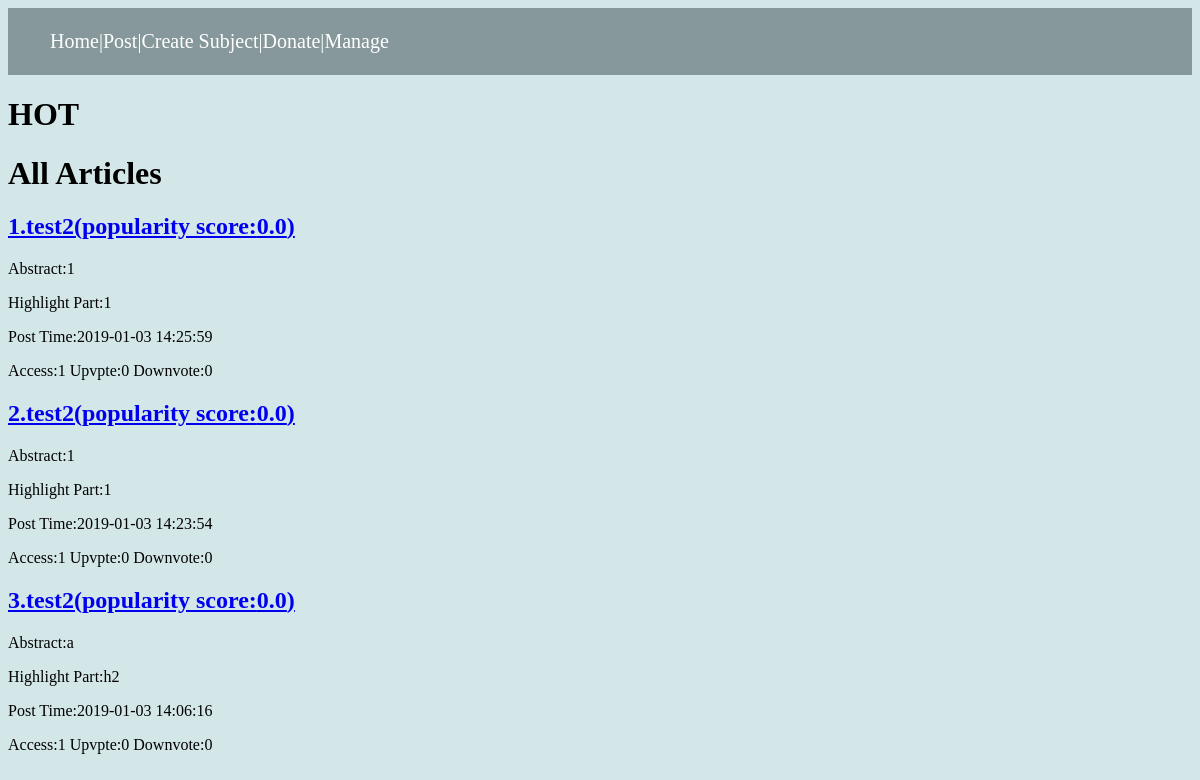
/subject/3, run on an earlier commit of the app's database.
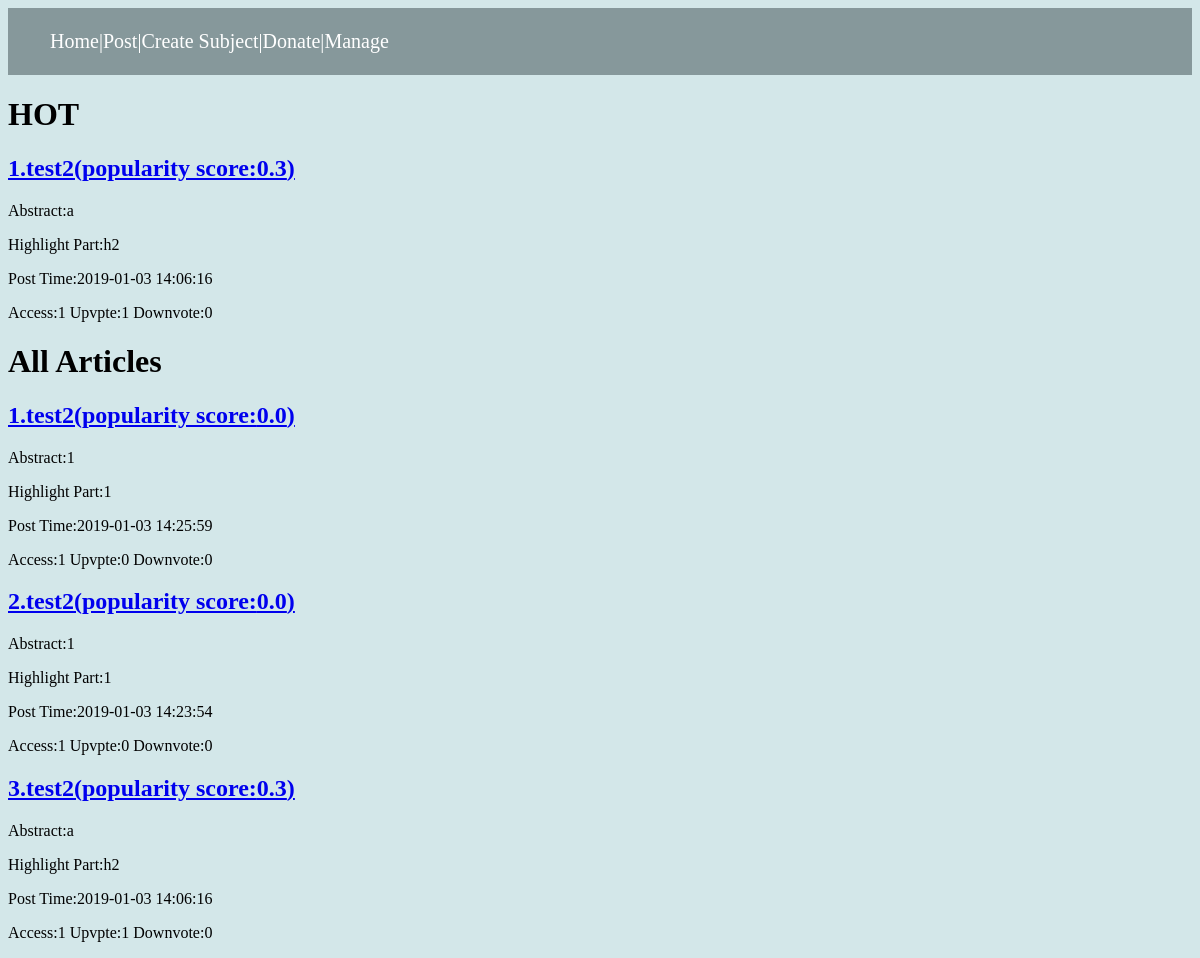
And on a later commit of the database.
### model.py (models this page shows, shortened)
class Article(db.Model):
    __tablename__ = 'article'
    id = db.Column(db.Integer,primary_key=True)
    title = db.Column(db.Text)
    user_id = db.Column(db.Text,db.ForeignKey('user.id'))
    subject_id = db.Column(db.Integer,db.ForeignKey('subject.id'))
    abstract = db.Column(db.Text)
    highlight_part = db.Column(db.Text)
    postTime = db.Column(db.Text)
    accessNum = db.Column(db.Integer,default=0)
    commentNum = db.Column(db.Integer,default=0)
    upvoteNum = db.Column(db.Integer,default=0)
    downvoteNum = db.Column(db.Integer,default=0)
    hided = db.Column(db.Integer,default=0)
    dl_link = db.Column(db.Text)
    comments = db.relationship('Comment')
    user = db.relationship('User', lazy='subquery')

### app.py (the view)
@app.route('/subject/<subject_id>')
def subject(subject_id):
    subject = subjectService.find_by_id(subject_id)
    articles = articleService.find_by_subject(subject.id)
    articles.reverse()
    particles = []
    for article in articles:
        if article.hided==1:
            articles.remove(article)
            continue
        article.score=articleService.calPopularity(article)
        if article.score>=0.3 :
            particles.append(article)
    particles.sort(key=lambda item: item.score, reverse=True)
    return render_template('subject.html',subject=subject,articles = articles,particles=particles)

### app.py (called while the page is built)
@app.before_request
def before_request():
    addr = request.remote_addr
    ip = ipService.find_ip_by_ip(addr)
    if ip is None:
        ip = IP(addr=addr, is_blocked=0)
        ipService.insert(ip)
    elif ip.is_blocked == 1:
        os.abort(403)

### services.py (called while the page is built)
    def find_by_id(self,id):
        subject = Subject.query.filter_by(id=id).first()
        return subject

    def calPopularity(self,article):
        return article.upvoteNum/max((article.upvoteNum+article.downvoteNum),1)*(article.accessNum*0.3+article.commentNum*0.7)

    def find_by_subject(self,subject_id):
        articles = Article.query.filter_by(subject_id=subject_id).all()
        return articles

    def find_ip_by_ip(self,addr):
        ip = IP.query.filter_by(addr=addr).first()
        return ip

### templates/subject.html (shortened to what this page needs)
{% extends "base.html" %}
{% block content %}
<div class="particles">
    <h1>HOT</h1>
{% for article in particles %}
          <h2><a href="/article/{{ article.id }}"> {{ loop.index }}.{{ article.title }}(popularity score:{{ article.score }})</a></h2>
            <p>Abstract:{{ article.abstract }}</p>
            <p>Highlight Part:{{ article.highlight_part }}</p>
            <p>Post Time:{{ article.postTime }}</p>
            <p>Access:{{ article.accessNum }} Upvpte:{{ article.upvoteNum }} Downvote:{{ article.downvoteNum }}</p>
        {% endfor %}
</div>
<div class="articles">
    <h1>All Articles</h1>
        {% for article in articles %}
            <h2><a href="/article/{{ article.id }}"> {{ loop.index }}.{{ article.title }}(popularity score:{{ article.score }})</a></h2>
            <p>Abstract:{{ article.abstract }}</p>
            <p>Highlight Part:{{ article.highlight_part }}</p>
            <p>Post Time:{{ article.postTime }}</p>
            <p>Access:{{ article.accessNum }} Upvpte:{{ article.upvoteNum }} Downvote:{{ article.downvoteNum }}</p>
        {% endfor %}
 </div>
{% endblock %}

What changed in the data, as far as the page shows it:
now on one of the page's lists (row edited): Article: title "test2", abstract "a", highlight_part "h2", postTime "2019-01-03 14:06:16", accessNum "1", upvoteNum "1", downvoteNum "0"
changed Article (number 1 of 3 on the later page): score "0.0" → "0.3"; upvoteNum "0" → "1"
